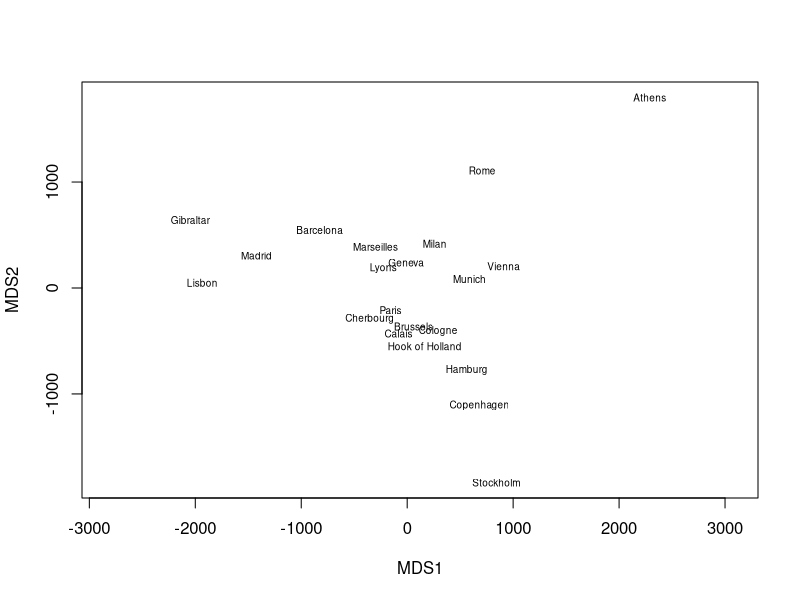

Generate this figure with R:
## ---- chunk 1
knitr::opts_chunk$set(echo = TRUE)
## ---- chunk 2
# PCA on USArrests dataset
pca_out <- prcomp(USArrests)
## ---- chunk 3
# Compute Euclidean distance between each observation
dmat <- dist(USArrests)
mds_out <- cmdscale(dmat, k = 4)
## ---- chunk 4
# Equality only up to a sign
# Remember: Eigenvectors are not unique!
all.equal(pca_out$x, -mds_out,
          check.attributes = FALSE)
## ---- chunk 5
mds_out <- cmdscale(eurodist, k = 2)

# Visualize
plot(mds_out[, 1], mds_out[, 2], type = "n",
     xlab = "MDS1", ylab = "MDS2", asp = 1)
text(mds_out[, 1], mds_out[, 2],
     rownames(mds_out), cex = 0.6)
